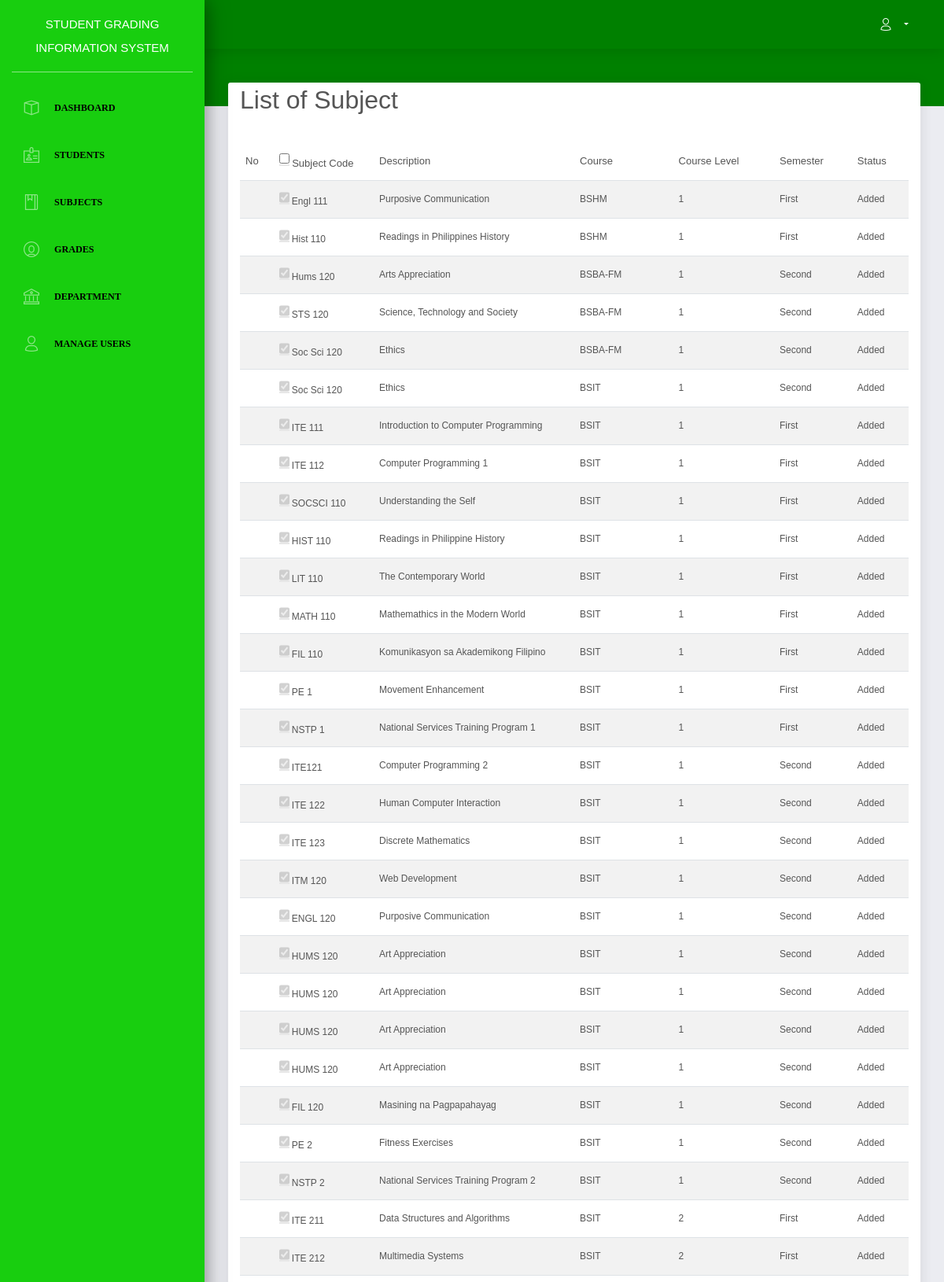
Screenshot of /admin/modules/instructor/index.php?view=assign&instructorId=13 (signed in, upper part) with the database file from the repository.
### tables this page shows
CREATE TABLE `subject` (
  `SUBJ_ID` int(11) NOT NULL,
  `SUBJ_CODE` varchar(30) NOT NULL,
  `SUBJ_DESCRIPTION` varchar(255) NOT NULL,
  `UNIT` int(2) NOT NULL,
  `PRE_REQUISITE` varchar(30) NOT NULL DEFAULT 'None',
  `COURSE_ID` int(11) NOT NULL,
  `AY` varchar(30) NOT NULL,
  `SEMESTER` varchar(20) NOT NULL,
  `YEAR_LEVEL` varchar(20) NOT NULL,
  `LEC_UNIT` int(2) NOT NULL,
  `LAB_UNIT` int(2) NOT NULL
);

CREATE TABLE `course` (
  `COURSE_ID` int(11) NOT NULL,
  `COURSE_NAME` varchar(30) NOT NULL,
  `COURSE_LEVEL` int(11) NOT NULL DEFAULT 1,
  `COURSE_MAJOR` varchar(30) NOT NULL DEFAULT 'None',
  `COURSE_DESC` varchar(255) NOT NULL,
  `DEPT_ID` int(11) NOT NULL
);

### admin/modules/instructor/index.php (called while the page is built, shortened)
<?php
require_once '../../theme/templates.php';
?>

### includes/database.php (called while the page is built, shortened)
<?php
class Database {
	var $sql_string = '';
	private $conn;
	public function open_connection() {
		$this->conn = mysqli_connect(DB_SERVER,DB_USER,DB_PASS,DB_NAME);
	}
	function setQuery($sql='') {
		$this->sql_string=$sql;
	}
	function executeQuery() {
		$result = mysqli_query($this->conn,$this->sql_string);
		return $result;
	}
	private function confirm_query($result) {
		return $result;
	}
	function loadResultList( $key='' ) {
		$cur = $this->executeQuery();
		$array = array();
		while ($row = mysqli_fetch_object( $cur )) {
			if ($key) {
				$array[$row->$key] = $row;
			} else {
				$array[] = $row;
			}
		}
		return $array;
	}
}
$mydb = new Database();
?>

### admin/modules/instructor/assignSubj.php (the view, shortened to what this page needs)
		<div class="well">
			<h3 align="left">List of Subject</h3>
			    <form action="controller.php?action=assign&instructorId=<?php echo $_GET['instructorId']; ?>" Method="POST">
				<table id="example" class="table table-striped" cellspacing="0">
				  <thead>
				  	<tr>
				  		<th>No</th>
				  		<th>
				  		 <input type="checkbox" name="chkall" id="chkall" onclick="return checkall('selector[]');">
				  		 Subject Code</th>
				  		<th>Description</th>
				 		<th>Course</th>
				 		<th>Course Level</th>
						<th>Semester</th>
				 		<th>Status</th>
				  	</tr>
				  </thead>
				  <tbody>
				  	<?php
				  		global $mydb;
					  $mydb->setQuery("SELECT  *
					  						FROM  `subject` s,  `course` c , class cl
					  						WHERE s.`COURSE_ID`= c.`COURSE_ID`
					  						AND s.`SUBJ_ID`=cl.`SUBJ_ID`");
						  	loadresult();
						 	$mydb->setQuery("SELECT  *
					  						FROM  `subject` s,  `course` c
											WHERE s.`COURSE_ID`= c.`COURSE_ID` AND s.`SUBJ_ID` NOT IN (SELECT  `SUBJ_ID`
					  						FROM  `class`) ");
				  		function loadresult(){
					  		global $mydb;
					  		 $cur = $mydb->loadResultlist();
							foreach ($cur as $result) {
								if (isset($result->CLASS_ID)){
									$added = "Added";
									$select = '<td width="15%"><input type="checkbox" name="selector[]" id="selector[]"  disabled CHECKED="CHECKED"  value=""/>
						  				 ' . $result->SUBJ_CODE.'</td>';
								}else{
									$added = "None";
									$select ='<td width="15%"><input type="checkbox" name="selector[]" id="selector[]" value="'.$result->SUBJ_ID. '"/>
						  				 ' . $result->SUBJ_CODE.'</td>';
								}
						  		echo '<tr>';
						  		echo '<td width="5%" align="center"></td>';
						  		echo $select;
						  		echo '<td width="30%">'. $result->SUBJ_DESCRIPTION.'</td>';
						  		echo '<td>'. $result->COURSE_NAME.'</td>';
						  		echo '<td>'. $result->YEAR_LEVEL.'</td>';
								  echo '<td>'. $result->SEMESTER.'</td>';
								echo '<td>'.$added.'</td>';
						  		echo '</tr>';
					  		}
					  	}
				  	?>
				  </tbody>
				</table>
				</form>
	  	</div>
</div>

### admin/theme/templates.php (style rules this page uses)
table { font-size: 9px; }
table tr td { font-size: 12px; }

### rows the page displays
subject: SUBJ_CODE "Engl 111", SUBJ_DESCRIPTION "Purposive Communication", COURSE_ID.COURSE_NAME "BSHM", YEAR_LEVEL "1", SEMESTER "First", added "Added"
subject: SUBJ_CODE "Hist 110", SUBJ_DESCRIPTION "Readings in Philippines History", COURSE_ID.COURSE_NAME "BSHM", YEAR_LEVEL "1", SEMESTER "First", added "Added"
subject: SUBJ_CODE "Hums 120", SUBJ_DESCRIPTION "Arts Appreciation", COURSE_ID.COURSE_NAME "BSBA-FM", YEAR_LEVEL "1", SEMESTER "Second", added "Added"
subject: SUBJ_CODE "STS 120", SUBJ_DESCRIPTION "Science, Technology and Society", COURSE_ID.COURSE_NAME "BSBA-FM", YEAR_LEVEL "1", SEMESTER "Second", added "Added"
subject: SUBJ_CODE "Soc Sci 120", SUBJ_DESCRIPTION "Ethics", COURSE_ID.COURSE_NAME "BSBA-FM", YEAR_LEVEL "1", SEMESTER "Second", added "Added"
subject: SUBJ_CODE "Soc Sci 120", SUBJ_DESCRIPTION "Ethics", COURSE_ID.COURSE_NAME "BSIT", YEAR_LEVEL "1", SEMESTER "Second", added "Added"
subject: SUBJ_CODE "ITE 111", SUBJ_DESCRIPTION "Introduction to Computer Programming", COURSE_ID.COURSE_NAME "BSIT", YEAR_LEVEL "1", SEMESTER "First", added "Added"
subject: SUBJ_CODE "ITE 112", SUBJ_DESCRIPTION "Computer Programming 1", COURSE_ID.COURSE_NAME "BSIT", YEAR_LEVEL "1", SEMESTER "First", added "Added"
subject: SUBJ_CODE "SOCSCI 110", SUBJ_DESCRIPTION "Understanding the Self", COURSE_ID.COURSE_NAME "BSIT", YEAR_LEVEL "1", SEMESTER "First", added "Added"
subject: SUBJ_CODE "HIST 110", SUBJ_DESCRIPTION "Readings in Philippine History", COURSE_ID.COURSE_NAME "BSIT", YEAR_LEVEL "1", SEMESTER "First", added "Added"
subject: SUBJ_CODE "LIT 110", SUBJ_DESCRIPTION "The Contemporary World", COURSE_ID.COURSE_NAME "BSIT", YEAR_LEVEL "1", SEMESTER "First", added "Added"
subject: SUBJ_CODE "MATH 110", SUBJ_DESCRIPTION "Mathemathics in the Modern World", COURSE_ID.COURSE_NAME "BSIT", YEAR_LEVEL "1", SEMESTER "First", added "Added"
subject: SUBJ_CODE "FIL 110", SUBJ_DESCRIPTION "Komunikasyon sa Akademikong Filipino", COURSE_ID.COURSE_NAME "BSIT", YEAR_LEVEL "1", SEMESTER "First", added "Added"
subject: SUBJ_CODE "PE 1", SUBJ_DESCRIPTION "Movement Enhancement", COURSE_ID.COURSE_NAME "BSIT", YEAR_LEVEL "1", SEMESTER "First", added "Added"
subject: SUBJ_CODE "NSTP 1", SUBJ_DESCRIPTION "National Services Training Program 1", COURSE_ID.COURSE_NAME "BSIT", YEAR_LEVEL "1", SEMESTER "First", added "Added"
subject: SUBJ_CODE "ITE121", SUBJ_DESCRIPTION "Computer Programming 2", COURSE_ID.COURSE_NAME "BSIT", YEAR_LEVEL "1", SEMESTER "Second", added "Added"
subject: SUBJ_CODE "ITE 122", SUBJ_DESCRIPTION "Human Computer Interaction", COURSE_ID.COURSE_NAME "BSIT", YEAR_LEVEL "1", SEMESTER "Second", added "Added"
subject: SUBJ_CODE "ITE 123", SUBJ_DESCRIPTION "Discrete Mathematics", COURSE_ID.COURSE_NAME "BSIT", YEAR_LEVEL "1", SEMESTER "Second", added "Added"
subject: SUBJ_CODE "ITM 120", SUBJ_DESCRIPTION "Web Development", COURSE_ID.COURSE_NAME "BSIT", YEAR_LEVEL "1", SEMESTER "Second", added "Added"
subject: SUBJ_CODE "ENGL 120", SUBJ_DESCRIPTION "Purposive Communication", COURSE_ID.COURSE_NAME "BSIT", YEAR_LEVEL "1", SEMESTER "Second", added "Added"
subject: SUBJ_CODE "HUMS 120", SUBJ_DESCRIPTION "Art Appreciation", COURSE_ID.COURSE_NAME "BSIT", YEAR_LEVEL "1", SEMESTER "Second", added "Added"
subject: SUBJ_CODE "HUMS 120", SUBJ_DESCRIPTION "Art Appreciation", COURSE_ID.COURSE_NAME "BSIT", YEAR_LEVEL "1", SEMESTER "Second", added "Added"
subject: SUBJ_CODE "HUMS 120", SUBJ_DESCRIPTION "Art Appreciation", COURSE_ID.COURSE_NAME "BSIT", YEAR_LEVEL "1", SEMESTER "Second", added "Added"
subject: SUBJ_CODE "HUMS 120", SUBJ_DESCRIPTION "Art Appreciation", COURSE_ID.COURSE_NAME "BSIT", YEAR_LEVEL "1", SEMESTER "Second", added "Added"
subject: SUBJ_CODE "FIL 120", SUBJ_DESCRIPTION "Masining na Pagpapahayag", COURSE_ID.COURSE_NAME "BSIT", YEAR_LEVEL "1", SEMESTER "Second", added "Added"
subject: SUBJ_CODE "PE 2", SUBJ_DESCRIPTION "Fitness Exercises", COURSE_ID.COURSE_NAME "BSIT", YEAR_LEVEL "1", SEMESTER "Second", added "Added"
subject: SUBJ_CODE "NSTP 2", SUBJ_DESCRIPTION "National Services Training Program 2", COURSE_ID.COURSE_NAME "BSIT", YEAR_LEVEL "1", SEMESTER "Second", added "Added"
subject: SUBJ_CODE "ITE 211", SUBJ_DESCRIPTION "Data Structures and Algorithms", COURSE_ID.COURSE_NAME "BSIT", YEAR_LEVEL "2", SEMESTER "First", added "Added"
subject: SUBJ_CODE "ITE 212", SUBJ_DESCRIPTION "Multimedia Systems", COURSE_ID.COURSE_NAME "BSIT", YEAR_LEVEL "2", SEMESTER "First", added "Added"
